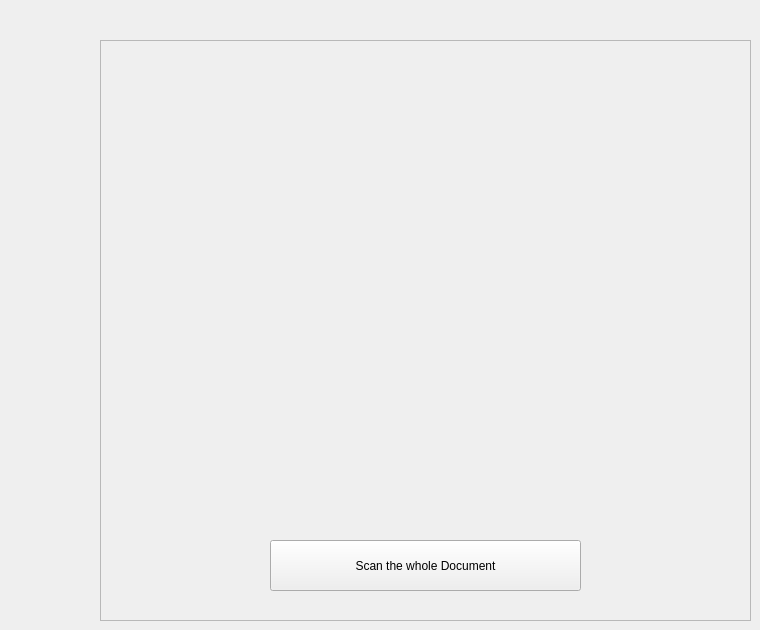
            <widget class="QWidget" name="pageDetect">
             <widget class="QFrame" name="frame_5">
              <property name="geometry">
               <rect>
                <x>100</x>
                <y>40</y>
                <width>651</width>
                <height>581</height>
               </rect>
              </property>
              <property name="frameShape">
               <enum>QFrame::StyledPanel</enum>
              </property>
              <property name="frameShadow">
               <enum>QFrame::Raised</enum>
              </property>
              <widget class="QPushButton" name="scanbutton">
               <property name="geometry">
                <rect>
                 <x>170</x>
                 <y>500</y>
                 <width>311</width>
                 <height>51</height>
                </rect>
               </property>
               <property name="cursor">
                <cursorShape>PointingHandCursor</cursorShape>
               </property>
               <property name="text">
                <string>Scan the whole Document</string>
               </property>
              </widget>
              <widget class="QPushButton" name="scanspecificbutton">
               <property name="geometry">
                <rect>
                 <x>370</x>
                 <y>590</y>
                 <width>261</width>
                 <height>51</height>
                </rect>
               </property>
               <property name="cursor">
                <cursorShape>PointingHandCursor</cursorShape>
               </property>
               <property name="text">
                <string>Scan specific fields</string>
               </property>
              </widget>
              <widget class="QLabel" name="label_3">
               <property name="geometry">
                <rect>
                 <x>120</x>
                 <y>70</y>
                 <width>381</width>
                 <height>351</height>
                </rect>
               </property>
               <property name="styleSheet">
                <string notr="true">color: White;
</string>
               </property>
               <property name="text">
                <string/>
               </property>
               <property name="pixmap">
                <pixmap>scanner_12456216.png</pixmap>
               </property>
               <property name="scaledContents">
                <bool>true</bool>
               </property>
              </widget>
              <zorder>scanspecificbutton</zorder>
              <zorder>scanbutton</zorder>
              <zorder>label_3</zorder>
             </widget>
            </widget>
